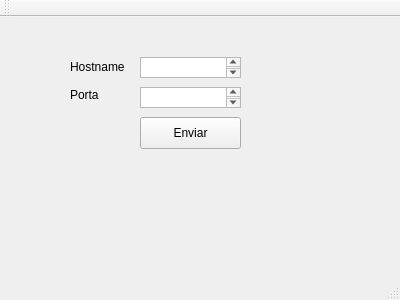
<?xml version="1.0" encoding="UTF-8"?>
<ui version="4.0">
 <class>BlackBoard</class>
 <widget class="QMainWindow" name="BlackBoard">
  <property name="geometry">
   <rect>
    <x>0</x>
    <y>0</y>
    <width>400</width>
    <height>300</height>
   </rect>
  </property>
  <property name="windowTitle">
   <string>BlackBoard</string>
  </property>
  <widget class="QWidget" name="centralWidget">
   <widget class="QPushButton" name="pushButton">
    <property name="geometry">
     <rect>
      <x>140</x>
      <y>100</y>
      <width>101</width>
      <height>32</height>
     </rect>
    </property>
    <property name="text">
     <string>Enviar</string>
    </property>
   </widget>
   <widget class="QTextEdit" name="textEdit">
    <property name="geometry">
     <rect>
      <x>140</x>
      <y>40</y>
      <width>101</width>
      <height>21</height>
     </rect>
    </property>
   </widget>
   <widget class="QTextEdit" name="textEdit_2">
    <property name="geometry">
     <rect>
      <x>140</x>
      <y>70</y>
      <width>101</width>
      <height>21</height>
     </rect>
    </property>
   </widget>
   <widget class="QLabel" name="label">
    <property name="geometry">
     <rect>
      <x>70</x>
      <y>40</y>
      <width>61</width>
      <height>20</height>
     </rect>
    </property>
    <property name="text">
     <string>Hostname</string>
    </property>
   </widget>
   <widget class="QLabel" name="label_2">
    <property name="geometry">
     <rect>
      <x>70</x>
      <y>70</y>
      <width>57</width>
      <height>16</height>
     </rect>
    </property>
    <property name="text">
     <string>Porta</string>
    </property>
   </widget>
  </widget>
  <widget class="QMenuBar" name="menuBar">
   <property name="geometry">
    <rect>
     <x>0</x>
     <y>0</y>
     <width>400</width>
     <height>28</height>
    </rect>
   </property>
  </widget>
  <widget class="QToolBar" name="mainToolBar">
   <attribute name="toolBarArea">
    <enum>TopToolBarArea</enum>
   </attribute>
   <attribute name="toolBarBreak">
    <bool>false</bool>
   </attribute>
  </widget>
  <widget class="QStatusBar" name="statusBar"/>
 </widget>
 <layoutdefault spacing="6" margin="11"/>
 <resources/>
 <connections/>
</ui>
